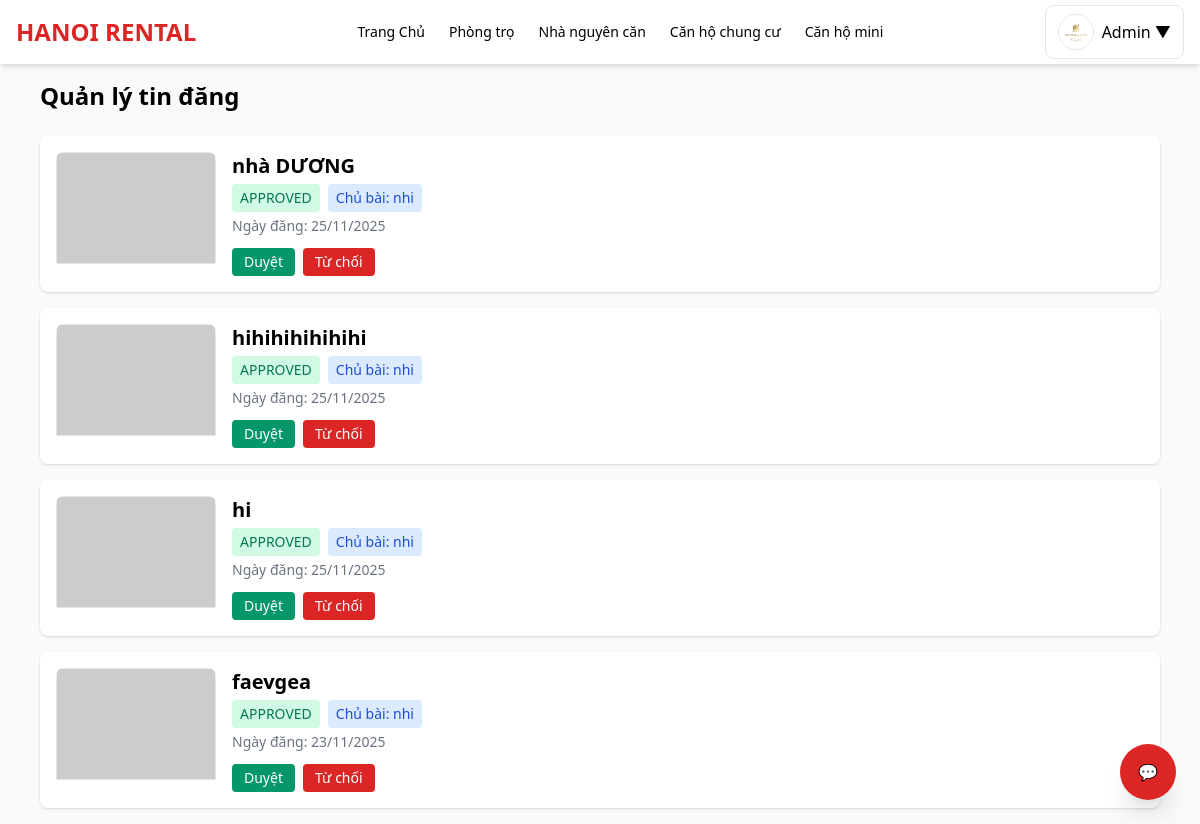
/my_posts.php (signed in), run on an earlier commit of the app's database.
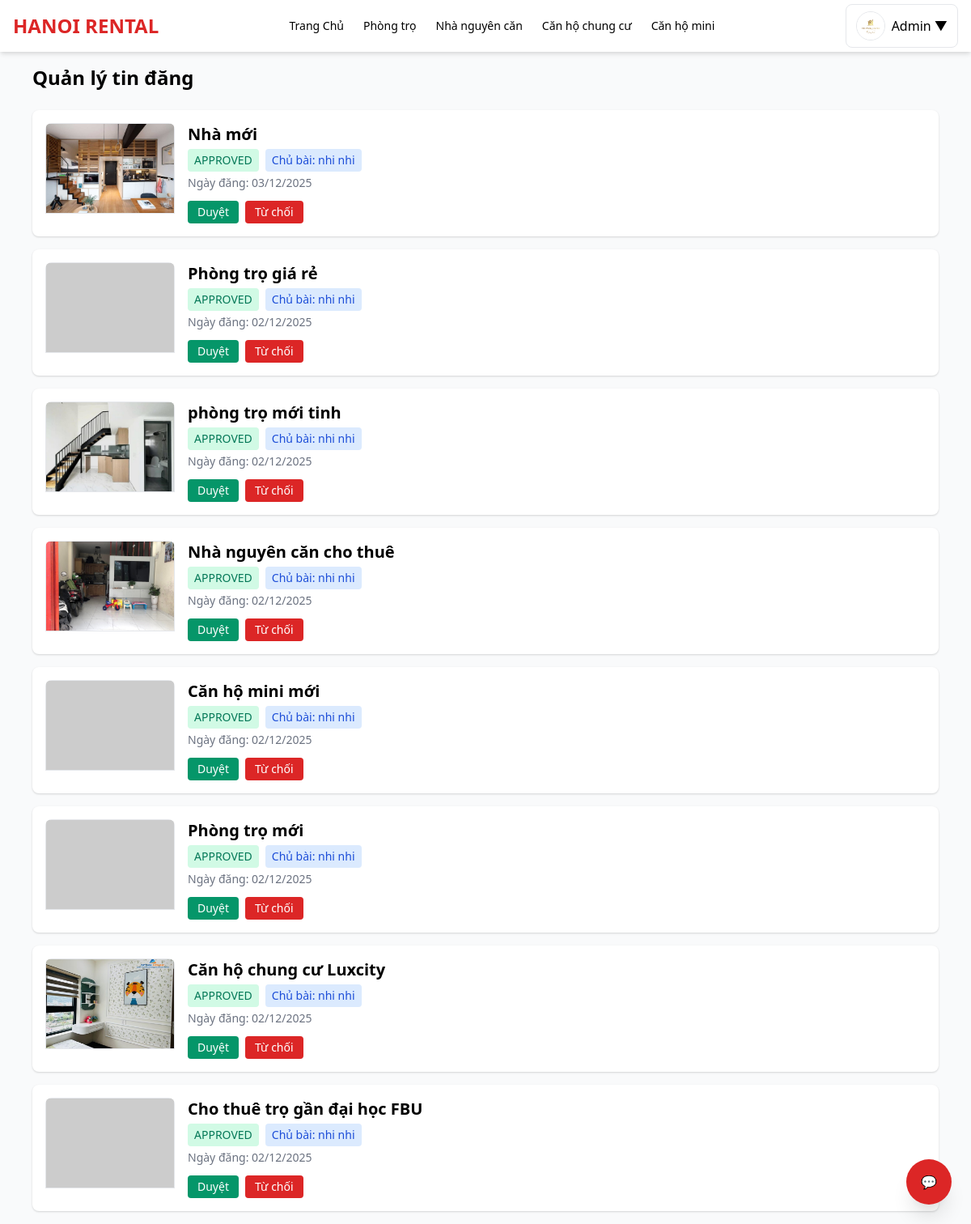
And on a later commit of the database.
### tables this page shows
CREATE TABLE `posts` (
  `id` int(11) NOT NULL,
  `user_id` int(11) NOT NULL,
  `status` enum('pending','approved','rejected') DEFAULT 'pending',
  `reviewed_by` int(11) DEFAULT NULL,
  `reviewed_at` timestamp NULL DEFAULT NULL,
  `title` varchar(255) DEFAULT NULL,
  `image` varchar(255) DEFAULT NULL,
  `type` varchar(50) DEFAULT NULL,
  `khu_vuc` varchar(255) DEFAULT NULL,
  `price` varchar(50) DEFAULT NULL,
  `phone` varchar(20) DEFAULT NULL,
  `zalo` varchar(20) DEFAULT NULL,
  `description` text DEFAULT NULL,
  `status_rent` tinyint(4) DEFAULT 0,
  `created_at` timestamp NOT NULL DEFAULT current_timestamp(),
  `category` varchar(50) NOT NULL DEFAULT 'phongtro'
);

CREATE TABLE `users` (
  `id` int(11) NOT NULL,
  `name` varchar(255) DEFAULT NULL,
  `email` varchar(255) DEFAULT NULL,
  `password` varchar(255) DEFAULT NULL,
  `phone` varchar(20) DEFAULT NULL,
  `zalo` varchar(20) DEFAULT NULL,
  `avatar` varchar(255) DEFAULT NULL,
  `role` enum('admin','landlord','renter') DEFAULT 'renter',
  `status` varchar(20) DEFAULT 'active',
  `is_admin` tinyint(4) DEFAULT 0,
  `created_at` timestamp NOT NULL DEFAULT current_timestamp()
);

### functions.php (called while the page is built, shortened)
<?php
if (!function_exists("currentUser")) {
    function currentUser() {
        return $_SESSION['user'] ?? null;
    }
}
if (!function_exists("isLandlord")) {
    function isLandlord() {
        $u = currentUser();
        return $u && ($u['role'] ?? '') === 'landlord';
    }
}

### my_posts.php (the view, shortened to what this page needs)
<?php
require 'header.php';
require 'functions.php';
$u = $_SESSION['user'];
$isAdmin = ($u['role'] ?? '') === 'admin';
if ($isAdmin) {
    $stmt = $pdo->query("
        SELECT p.*,
               (SELECT filename FROM post_images WHERE post_id = p.id LIMIT 1) AS thumbnail,
               u.name AS owner_name
        FROM posts p
        LEFT JOIN users u ON u.id = p.user_id
        ORDER BY p.created_at DESC
    ");
}
$posts = $stmt->fetchAll(PDO::FETCH_ASSOC);
function esc($s) {
    return htmlspecialchars($s, ENT_QUOTES, 'UTF-8');
}
?>
<main class="max-w-6xl mx-auto p-4">
    <h2 class="text-2xl font-semibold mb-6">Quản lý tin đăng</h2>
    <?php if (!$posts): ?>
        <p class="text-gray-600">Không có bài đăng nào.</p>
    <?php else: ?>
        <div class="space-y-4">
        <?php foreach ($posts as $p):
            $img = $p['thumbnail']
                ? 'uploads/' . $p['thumbnail']
                : 'https://via.placeholder.com/400x250?text=No+Image';
            $badgeColor = [
                'approved' => 'text-green-700 bg-green-100',
                'pending'  => 'text-yellow-700 bg-yellow-100',
                'rejected' => 'text-red-700 bg-red-100'
            ][$p['status']] ?? 'bg-gray-100 text-gray-700';
        ?>
        <div class="bg-white shadow rounded-lg p-4 flex gap-4 hover:shadow-xl transition">
            <a href="post_detail.php?id=<?= $p['id'] ?>" class="shrink-0 overflow-hidden rounded-lg">
                <img src="<?= esc($img) ?>"
                     class="w-40 h-28 object-cover border"
                     onerror="this.src='https://via.placeholder.com/400x250?text=Loi+Anh'">
            </a>
            <div class="flex-1">
                <a href="post_detail.php?id=<?= $p['id'] ?>" class="no-underline">
                    <h3 class="text-xl font-semibold hover:text-blue-600 transition">
                        <?= esc($p['title']) ?>
                    </h3>
                </a>
                <div class="flex flex-wrap gap-2 mt-1">
                    <span class="px-2 py-1 rounded text-sm <?= $badgeColor ?>">
                        <?= strtoupper(esc($p['status'])) ?>
                    </span>
                    <?php if ($isAdmin): ?>
                        <span class="px-2 py-1 bg-blue-100 text-blue-700 rounded text-sm">
                            Chủ bài: <?= esc($p['owner_name']) ?>
                        </span>
                    <?php endif; ?>
                </div>
                <p class="text-sm text-gray-500 mt-1">
                    Ngày đăng: <?= date('d/m/Y', strtotime($p['created_at'])) ?>
                </p>
                <div class="mt-3 flex gap-2">
                    <?php if ($isAdmin): ?>
                        <a href="approve_post.php?id=<?= $p['id'] ?>&action=approve"
                           class="px-3 py-1 text-sm bg-green-600 text-white rounded hover:bg-green-700">
                           Duyệt
                        </a>
                        <a href="approve_post.php?id=<?= $p['id'] ?>&action=reject"
                           class="px-3 py-1 text-sm bg-red-600 text-white rounded hover:bg-red-700">
                           Từ chối
                        </a>
                    <?php endif; ?>
                </div>
            </div>
        </div>
        <?php endforeach; ?>
        </div>
    <?php endif; ?>
</main>
</body>
</html>

### header.php (shortened to what this page needs)
<?php
require_once __DIR__ . "/functions.php";
$u = $_SESSION['user'] ?? null;
if ($u && !empty($u['avatar']) && file_exists(__DIR__ . "/uploads/" . $u['avatar'])) {
    $avatar_url = "/hiihi/uploads/" . $u['avatar'];
} else {
    $avatar_url = "https://static.vecteezy.com/system/resources/previews/005/005/788/non_2x/user-icon-in-trendy-flat-style-isolated-on-grey-background-user-symbol-for-your-web-site-design-logo-app-ui-illustration-eps10-free-vector.jpg";
}
$display_name = $u['name'] ?? "Người dùng";
?>
<!doctype html>
<html lang="vi">
<head>
<link href="https://cdn.jsdelivr.net/npm/tailwindcss@2.2.19/dist/tailwind.min.css" rel="stylesheet">
</head>
<body class="bg-gray-50 min-h-screen">
<header class="bg-white shadow-md sticky top-0 z-30">
  <div class="max-w-7xl mx-auto px-4">
    <div class="flex justify-between items-center h-16">
      <a href="/hiihi/index.php" class="text-2xl font-bold text-red-600">
        HANOI RENTAL
      </a>
      <nav class="hidden md:flex space-x-6 text-sm font-medium">
        <a href="/hiihi/index.php" class="hover:text-red-600">Trang Chủ</a>
        <a href="/hiihi/index.php?type=Phòng trọ" class="hover:text-red-600">Phòng trọ</a>
        <a href="/hiihi/index.php?type=Nhà nguyên căn" class="hover:text-red-600">Nhà nguyên căn</a>
        <a href="/hiihi/index.php?type=Căn hộ chung cư" class="hover:text-red-600">Căn hộ chung cư</a>
        <a href="/hiihi/index.php?type=Căn hộ mini" class="hover:text-red-600">Căn hộ mini</a>
      </nav>
      <div class="flex items-center space-x-4">
        <?php if ($u): ?>
          <div class="relative" id="dropdown-root">
            <button id="user-btn"
              class="inline-flex items-center px-3 py-2 bg-white border rounded-lg hover:bg-gray-100">
              <img src="<?= $avatar_url ?>" class="w-9 h-9 rounded-full mr-2 object-cover border">
              <?= htmlspecialchars($display_name) ?> ▼
            </button>
          </div>
        <?php endif; ?>
      </div>
    </div>
  </div>
</header>
<div class="fixed bottom-6 right-6 z-50">
  <button id="chat-toggle"
          class="w-14 h-14 rounded-full bg-red-600 text-white shadow-xl hover:bg-red-700 flex items-center justify-center">
    💬
  </button>
</div>
</body>
</html>

What changed in the data, as far as the page shows it:
removed posts: title "nhà DƯƠNG", status "APPROVED", user.name "nhi", created_at "25/11/2025"
removed posts: title "hihihihihihihi", status "APPROVED", user.name "nhi", created_at "25/11/2025"
removed posts: title "hi", status "APPROVED", user.name "nhi", created_at "25/11/2025"
removed posts: title "faevgea", status "APPROVED", user.name "nhi", created_at "23/11/2025"
added posts: shows a picture, title "Nhà mới", status "APPROVED", user.name "nhi nhi", created_at "03/12/2025"
added posts: title "Phòng trọ giá rẻ", status "APPROVED", user.name "nhi nhi", created_at "02/12/2025"
added posts: shows a picture, title "phòng trọ mới tinh", status "APPROVED", user.name "nhi nhi", created_at "02/12/2025"
added posts: shows a picture, title "Nhà nguyên căn cho thuê", status "APPROVED", user.name "nhi nhi", created_at "02/12/2025"
added posts: title "Căn hộ mini mới", status "APPROVED", user.name "nhi nhi", created_at "02/12/2025"
added posts: title "Phòng trọ mới", status "APPROVED", user.name "nhi nhi", created_at "02/12/2025"
added posts: shows a picture, title "Căn hộ chung cư Luxcity", status "APPROVED", user.name "nhi nhi", created_at "02/12/2025"
added posts: title "Cho thuê trọ gần đại học FBU", status "APPROVED", user.name "nhi nhi", created_at "02/12/2025"
